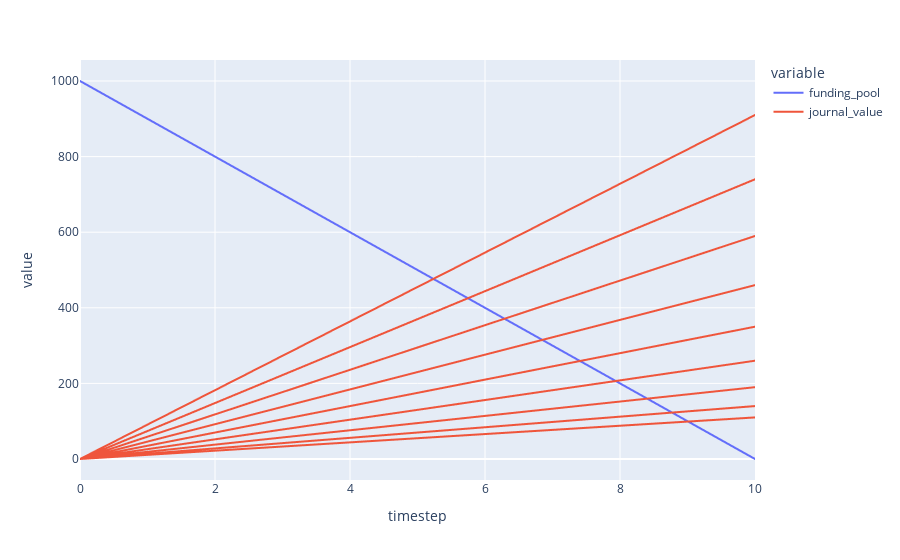

The cell this chart's notebook holds for it:
### Code cell
df.plot(kind='line', x='timestep', y=['funding_pool', 'journal_value'])

### Figure 1 — Plotly figure (JSON) as saved in the notebook; plotly's stock layout.template omitted (floating-point values rounded to 4 significant figures; data arrays with more than 128 entries replaced by an {"elided": "..."} marker saying what was removed)
{"data": [{"hovertemplate": "variable=funding_pool<br>timestep=%{x}<br>value=%{y}<extra></extra>", "legendgroup": "funding_pool", "line": {"color": "#636efa", "dash": "solid"}, "marker": {"symbol": "circle"}, "mode": "lines", "name": "funding_pool", "showlegend": true, "type": "scattergl", "x": {"elided": "9900 int values"}, "xaxis": "x", "y": {"elided": "9900 int values"}, "yaxis": "y"}, {"hovertemplate": "variable=journal_value<br>timestep=%{x}<br>value=%{y}<extra></extra>", "legendgroup": "journal_value", "line": {"color": "#EF553B", "dash": "solid"}, "marker": {"symbol": "circle"}, "mode": "lines", "name": "journal_value", "showlegend": true, "type": "scattergl", "x": {"elided": "9900 int values"}, "xaxis": "x", "y": {"elided": "9900 int values"}, "yaxis": "y"}], "layout": {"legend": {"title": {"text": "variable"}, "tracegroupgap": 0}, "margin": {"t": 60}, "xaxis": {"anchor": "y", "domain": [0, 1], "title": {"text": "timestep"}}, "yaxis": {"anchor": "x", "domain": [0, 1], "title": {"text": "value"}}}}
